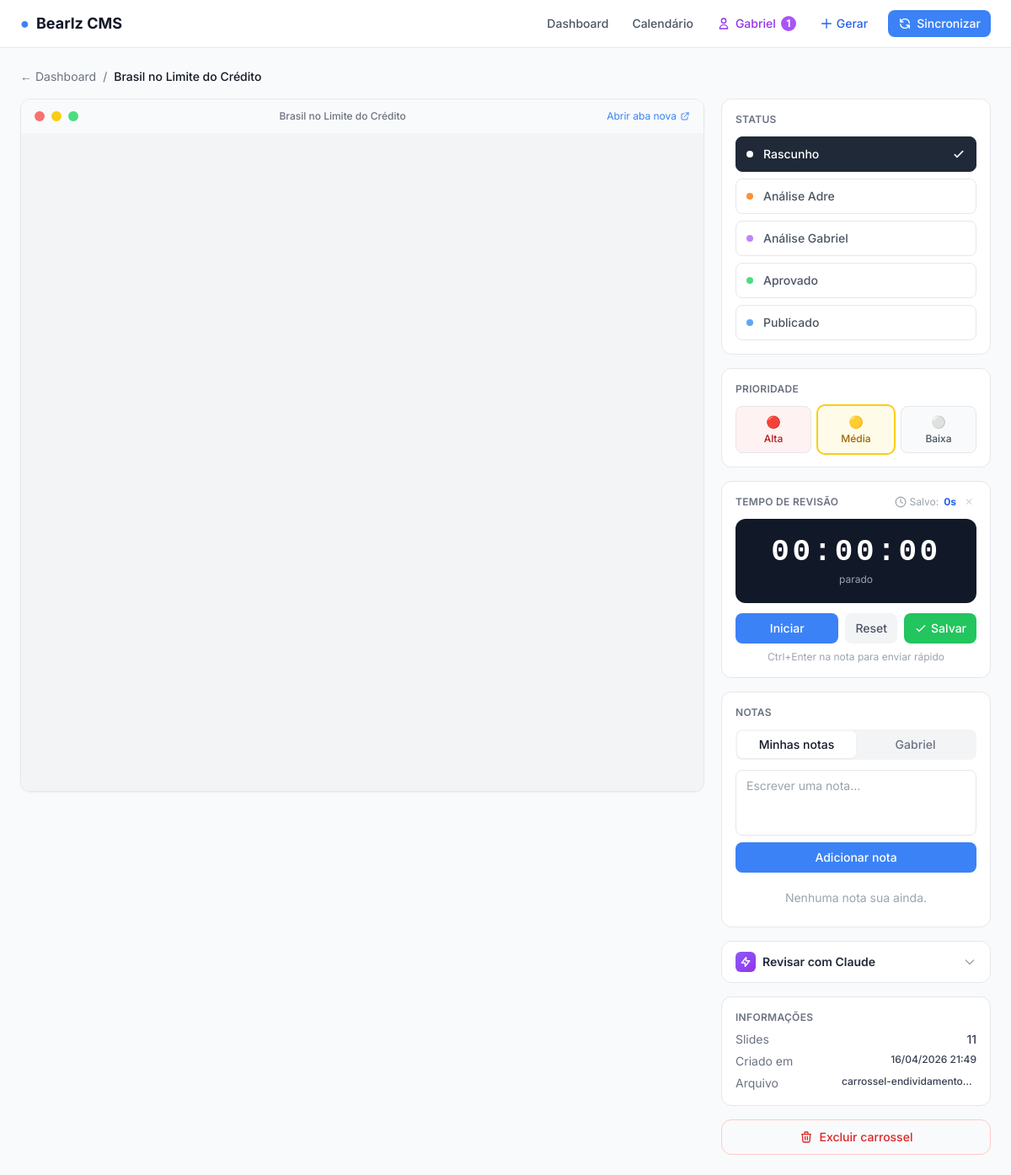
Screenshot of /c/carrossel-endividamento-pf-20260416 with the database file from the repository.
### tables this page shows
CREATE TABLE carrosseis (
                slug        TEXT PRIMARY KEY,
                titulo      TEXT NOT NULL,
                status      TEXT NOT NULL DEFAULT 'rascunho',
                arquivo     TEXT,
                num_slides  INTEGER DEFAULT 0,
                created_at  TEXT DEFAULT (datetime('now')),
                updated_at  TEXT DEFAULT (datetime('now'))
            , prioridade TEXT NOT NULL DEFAULT 'media', tempo_revisao INTEGER DEFAULT 0, data_publicacao TEXT);

### app.py (the view)
@app.route("/c/<slug>")
def ver_carrossel(slug):
    with get_db() as conn:
        row = conn.execute(
            "SELECT * FROM carrosseis WHERE slug = ?", (slug,)
        ).fetchone()
        if not row:
            abort(404)
        notas = conn.execute(
            "SELECT * FROM notas WHERE slug = ? ORDER BY created_at DESC", (slug,)
        ).fetchall()
    carrossel = dict(row)
    carrossel["status_label"], carrossel["status_color"] = STATUS_LABELS.get(carrossel["status"], ("?", "gray"))
    carrossel["prio_label"],   carrossel["prio_color"]   = PRIO_LABELS.get(carrossel.get("prioridade","media"), ("Média","yellow"))
    carrossel["created_fmt"] = fmt_data(carrossel["created_at"])
    carrossel["tempo_fmt"]   = fmt_tempo(carrossel.get("tempo_revisao") or 0)
    notas_list = [dict(n) for n in notas]
    for n in notas_list:
        n["created_fmt"] = fmt_data(n["created_at"])
    return render_template("viewer.html",
                           c=carrossel,
                           notas=notas_list)

### app.py (called while the page is built, shortened)
def get_db():
    conn = sqlite3.connect(DB_PATH)
    conn.row_factory = sqlite3.Row
    conn.execute("PRAGMA journal_mode=WAL")
    return conn

@app.context_processor
def inject_gabriel_count():
    try:
        with get_db() as conn:
            para_gabriel = conn.execute(
                "SELECT COUNT(*) FROM carrosseis WHERE status='analise_gabriel'"
            ).fetchone()[0]
            aguardando_adre = conn.execute(
                "SELECT COUNT(*) FROM carrosseis WHERE status IN ('rascunho','analise_adre')"
            ).fetchone()[0]
        return {"gabriel_fila": para_gabriel, "adre_fila": aguardando_adre}
    except Exception:
        return {"gabriel_fila": 0, "adre_fila": 0}

def fmt_tempo(segundos: int) -> str:
    if not segundos:
        return ""

def fmt_data(iso: str) -> str:
    try:
        dt = datetime.fromisoformat(iso)
        return dt.strftime("%d/%m/%Y %H:%M")
    except Exception:
        return iso or ""

### templates/viewer.html (shortened to what this page needs)
{% extends "base.html" %}
{% block content %}
<div class="flex items-center gap-2 text-sm text-gray-500 mb-4">
  <a href="/" class="hover:text-gray-900 transition-colors">← Dashboard</a>
  <span>/</span>
  <span class="text-gray-900 font-medium truncate">{{ c.titulo }}</span>
</div>
<div class="flex gap-5 items-start">
  <div class="flex-1 min-w-0">
    <div class="bg-white rounded-xl border border-gray-200 overflow-hidden shadow-sm">
      <div class="flex items-center justify-between px-4 py-3 border-b border-gray-100 bg-gray-50">
        <div class="flex items-center gap-2">
          <span class="w-3 h-3 rounded-full bg-red-400"></span>
          <span class="w-3 h-3 rounded-full bg-yellow-400"></span>
          <span class="w-3 h-3 rounded-full bg-green-400"></span>
        </div>
        <p class="text-xs text-gray-500 font-medium">{{ c.titulo }}</p>
        <a href="/c/{{ c.slug }}/arquivo" target="_blank"
           class="text-xs text-blue-500 hover:underline flex items-center gap-1">
          Abrir aba nova
          <svg xmlns="http://www.w3.org/2000/svg" class="w-3 h-3" fill="none" viewBox="0 0 24 24" stroke="currentColor" stroke-width="2">
            <path stroke-linecap="round" stroke-linejoin="round" d="M10 6H6a2 2 0 00-2 2v10a2 2 0 002 2h10a2 2 0 002-2v-4M14 4h6m0 0v6m0-6L10 14"/>
          </svg>
        </a>
      </div>
      <div class="relative w-full bg-gray-100" style="height: 780px;">
        <iframe id="carrossel-frame" src="/c/{{ c.slug }}/arquivo"
          class="w-full h-full border-0" title="{{ c.titulo }}" loading="lazy"></iframe>
      </div>
    </div>
  </div>
  <div class="w-80 flex-shrink-0 flex flex-col gap-4">
    <div class="bg-white rounded-xl border border-gray-200 p-4">
      <p class="text-xs font-semibold text-gray-500 uppercase tracking-wide mb-3">Status</p>
      <div class="flex flex-col gap-2">
        {% for key, label, color in [
          ('rascunho',        'Rascunho',         'gray'),
          ('analise_adre',    'Análise Adre',     'orange'),
          ('analise_gabriel', 'Análise Gabriel',  'purple'),
          ('aprovado',        'Aprovado',         'green'),
          ('publicado',       'Publicado',        'blue'),
        ] %}
        <button onclick="setStatus('{{ key }}')" data-status="{{ key }}"
          class="status-btn w-full flex items-center gap-3 px-3 py-2.5 rounded-lg border text-sm font-medium transition-all
            {% if c.status == key %}
              {% if color == 'green' %}bg-green-500 text-white border-green-500
              {% elif color == 'blue' %}bg-blue-500 text-white border-blue-500
              {% elif color == 'orange' %}bg-orange-500 text-white border-orange-500
              {% elif color == 'purple' %}bg-purple-500 text-white border-purple-500
              {% else %}bg-gray-800 text-white border-gray-800{% endif %}
            {% else %}bg-white text-gray-600 border-gray-200 hover:bg-gray-50{% endif %}">
          <span class="w-2 h-2 rounded-full flex-shrink-0
            {% if c.status == key %}bg-white
            {% elif color == 'green' %}bg-green-400
            {% elif color == 'blue' %}bg-blue-400
            {% elif color == 'orange' %}bg-orange-400
            {% elif color == 'purple' %}bg-purple-400
            {% else %}bg-gray-400{% endif %}"></span>
          {{ label }}
          {% if c.status == key %}
          <svg xmlns="http://www.w3.org/2000/svg" class="w-4 h-4 ml-auto check-icon" fill="none" viewBox="0 0 24 24" stroke="currentColor" stroke-width="2.5">
            <path stroke-linecap="round" stroke-linejoin="round" d="M5 13l4 4L19 7"/>
          </svg>
          {% endif %}
        </button>
        {% endfor %}
      </div>
    </div>
    <div class="bg-white rounded-xl border border-gray-200 p-4">
      <p class="text-xs font-semibold text-gray-500 uppercase tracking-wide mb-3">Prioridade</p>
      <div class="flex gap-2">
        {% for key, label, ring, bg, text in [
          ('alta',  'Alta',  'ring-red-400',    'bg-red-50 hover:bg-red-100',    'text-red-700'),
          ('media', 'Média', 'ring-yellow-400', 'bg-yellow-50 hover:bg-yellow-100', 'text-yellow-700'),
          ('baixa', 'Baixa', 'ring-gray-400',   'bg-gray-50 hover:bg-gray-100',  'text-gray-600'),
        ] %}
        <button onclick="setPrioridade('{{ key }}')" data-prio="{{ key }}"
          class="prio-btn flex-1 py-2 rounded-lg border text-sm font-medium transition-all
            {{ bg }} {{ text }}
            {% if c.prioridade == key %}ring-2 {{ ring }} border-transparent font-bold{% else %}border-gray-200{% endif %}">
          {% if key == 'alta' %}<span class="block text-center">🔴</span>{% endif %}
          {% if key == 'media' %}<span class="block text-center">🟡</span>{% endif %}
          {% if key == 'baixa' %}<span class="block text-center">⚪</span>{% endif %}
          <span class="block text-center text-xs mt-0.5">{{ label }}</span>
        </button>
        {% endfor %}
      </div>
    </div>
    <div class="bg-white rounded-xl border border-gray-200 p-4">
      <div class="flex items-center justify-between mb-3">
        <p class="text-xs font-semibold text-gray-500 uppercase tracking-wide">Tempo de revisão</p>
        <div class="flex items-center gap-1.5">
          <span class="text-xs text-gray-400 flex items-center gap-1" title="Total acumulado de todas as sessões salvas">
            <svg xmlns="http://www.w3.org/2000/svg" class="w-3.5 h-3.5" fill="none" viewBox="0 0 24 24" stroke="currentColor" stroke-width="2">
              <circle cx="12" cy="12" r="10"/><path stroke-linecap="round" stroke-linejoin="round" d="M12 6v6l4 2"/>
            </svg>
            Salvo: <strong id="total-display" class="text-blue-600 ml-0.5">{{ c.tempo_fmt or '0s' }}</strong>
          </span>
          <button onclick="zerarTotal()" title="Zerar tempo acumulado"
            class="text-gray-300 hover:text-red-400 transition-colors text-xs px-1 rounded">✕</button>
        </div>
      </div>
      <div class="bg-gray-900 rounded-xl py-5 px-4 text-center mb-3 relative">
        <div id="timer-display" class="text-4xl font-mono font-bold text-white tracking-widest">
          00:00:00
        </div>
        <div id="timer-status" class="text-xs text-gray-400 mt-1">parado</div>
      </div>
      <div class="flex gap-2">
        <button onclick="toggleTimer()" id="timer-btn"
          class="flex-1 py-2 rounded-lg bg-blue-500 text-white text-sm font-medium hover:bg-blue-600 transition-colors">
          Iniciar
        </button>
        <button onclick="resetTimer()"
          class="px-3 py-2 rounded-lg bg-gray-100 text-gray-600 text-sm font-medium hover:bg-gray-200 transition-colors">
          Reset
        </button>
        <button onclick="saveTimer()" id="save-btn"
          class="px-3 py-2 rounded-lg bg-green-500 text-white text-sm font-medium hover:bg-green-600 transition-colors flex items-center gap-1">
          <svg xmlns="http://www.w3.org/2000/svg" class="w-4 h-4" fill="none" viewBox="0 0 24 24" stroke="currentColor" stroke-width="2">
            <path stroke-linecap="round" stroke-linejoin="round" d="M5 13l4 4L19 7"/>
          </svg>
          Salvar
        </button>
      </div>
      <p class="text-xs text-gray-400 mt-2 text-center">Ctrl+Enter na nota para enviar rápido</p>
    </div>
    <div class="bg-white rounded-xl border border-gray-200 p-4">
      <p class="text-xs font-semibold text-gray-500 uppercase tracking-wide mb-3">Notas</p>
      <div class="flex bg-gray-100 rounded-lg p-0.5 mb-3">
        <button onclick="switchTab('adrenaldo')" id="tab-adrenaldo"
          class="tab-btn flex-1 py-1.5 rounded-md text-sm font-medium transition-colors bg-white text-gray-900 shadow-sm">
          Minhas notas
        </button>
        <button onclick="switchTab('gabriel')" id="tab-gabriel"
          class="tab-btn flex-1 py-1.5 rounded-md text-sm font-medium transition-colors text-gray-500 hover:text-gray-700">
          Gabriel
        </button>
      </div>
      <div class="flex flex-col gap-2 mb-3">
        <textarea id="nota-input" rows="3"
          placeholder="Escrever uma nota..."
          class="text-sm border border-gray-200 rounded-lg px-3 py-2 resize-none focus:outline-none focus:ring-2 focus:ring-blue-500"></textarea>
        <button onclick="addNota()"
          class="w-full py-2 bg-blue-500 text-white text-sm font-medium rounded-lg hover:bg-blue-600 transition-colors">
          Adicionar nota
        </button>
      </div>
      <div id="notas-list" class="flex flex-col gap-3 max-h-80 overflow-y-auto">
        {% set notas_adrenaldo = notas | selectattr('autor', 'equalto', 'Adre') | list %}
        {% set notas_gabriel   = notas | selectattr('autor', 'equalto', 'Gabriel')   | list %}
        <div id="notas-adrenaldo" class="flex flex-col gap-3">
          {% if notas_adrenaldo %}
            {% for n in notas_adrenaldo %}
            <div class="nota-item bg-blue-50 rounded-lg p-3 relative group border border-blue-100" data-id="{{ n.id }}" data-autor="Adre">
              <div class="flex items-center justify-between mb-1">
                <span class="text-xs font-semibold text-blue-800">Eu</span>
                <div class="flex items-center gap-2">
                  <span class="text-xs text-gray-400">{{ n.created_fmt }}</span>
                  <button onclick="deleteNota({{ n.id }}, this)"
                    class="opacity-0 group-hover:opacity-100 text-gray-400 hover:text-red-500 transition-all p-0.5 rounded">
                    <svg xmlns="http://www.w3.org/2000/svg" class="w-3.5 h-3.5" fill="none" viewBox="0 0 24 24" stroke="currentColor" stroke-width="2">
                      <path stroke-linecap="round" stroke-linejoin="round" d="M6 18L18 6M6 6l12 12"/>
                    </svg>
                  </button>
                </div>
              </div>
              <p class="text-sm text-blue-900 leading-snug whitespace-pre-wrap">{{ n.texto }}</p>
            </div>
            {% endfor %}
          {% else %}
            <p id="empty-adrenaldo" class="text-sm text-gray-400 text-center py-2">Nenhuma nota sua ainda.</p>
          {% endif %}
        </div>
      </div>
    </div>
    <div class="bg-white rounded-xl border border-gray-200 overflow-hidden">
      <button onclick="toggleRevisar()" id="revisar-header"
        class="w-full flex items-center justify-between px-4 py-3 hover:bg-gray-50 transition-colors">
        <div class="flex items-center gap-2">
          <span class="w-6 h-6 rounded-md bg-gradient-to-br from-violet-500 to-purple-600 flex items-center justify-center flex-shrink-0">
            <svg xmlns="http://www.w3.org/2000/svg" class="w-3.5 h-3.5 text-white" fill="none" viewBox="0 0 24 24" stroke="currentColor" stroke-width="2.5">
              <path stroke-linecap="round" stroke-linejoin="round" d="M13 10V3L4 14h7v7l9-11h-7z"/>
            </svg>
          </span>
          <span class="text-sm font-semibold text-gray-800">Revisar com Claude</span>
        </div>
        <svg id="revisar-chevron" xmlns="http://www.w3.org/2000/svg" class="w-4 h-4 text-gray-400 transition-transform" fill="none" viewBox="0 0 24 24" stroke="currentColor" stroke-width="2">
          <path stroke-linecap="round" stroke-linejoin="round" d="M19 9l-7 7-7-7"/>
        </svg>
      </button>
    </div>
    <div class="bg-white rounded-xl border border-gray-200 p-4">
      <p class="text-xs font-semibold text-gray-500 uppercase tracking-wide mb-2">Informações</p>
      <div class="text-sm text-gray-700 space-y-1.5">
        <div class="flex justify-between">
          <span class="text-gray-500">Slides</span>
          <span class="font-medium">{{ c.num_slides or '?' }}</span>
        </div>
        <div class="flex justify-between">
          <span class="text-gray-500">Criado em</span>
          <span class="font-medium text-xs">{{ c.created_fmt }}</span>
        </div>
        <div class="flex justify-between">
          <span class="text-gray-500">Arquivo</span>
          <span class="font-medium text-xs truncate max-w-40" title="{{ c.arquivo }}">{{ c.arquivo }}</span>
        </div>
      </div>
    </div>
    <button onclick="deletarCarrossel()"
      class="w-full py-2.5 rounded-xl border border-red-200 text-red-600 text-sm font-medium hover:bg-red-50 transition-colors flex items-center justify-center gap-2">
      <svg xmlns="http://www.w3.org/2000/svg" class="w-4 h-4" fill="none" viewBox="0 0 24 24" stroke="currentColor" stroke-width="2">
        <path stroke-linecap="round" stroke-linejoin="round" d="M19 7l-.867 12.142A2 2 0 0116.138 21H7.862a2 2 0 01-1.995-1.858L5 7m5 4v6m4-6v6m1-10V4a1 1 0 00-1-1h-4a1 1 0 00-1 1v3M4 7h16"/>
      </svg>
      Excluir carrossel
    </button>
  </div>
</div>
{% endblock %}

### templates/base.html (style rules this page uses)
* { font-family: 'Inter', system-ui, sans-serif; }

### rows the page displays
carrosseis: titulo "Brasil no Limite do Crédito", status "rascunho" (drawn), num_slides "11", arquivo "carrossel-endividamento…"

### other values shown
{{ gabriel_fila }} "1"
{{ label }} "Rascunho" "Análise Adre" "Análise Gabriel" "Aprovado" "Publicado"
{{ label }} "Alta" "Média" "Baixa"
{{ c.tempo_fmt or '0s' }} "0s"
{{ c.created_fmt }} "16/04/2026 21:49"
